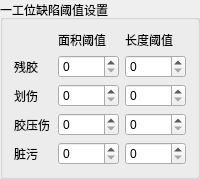
    <widget class="QGroupBox" name="groupBox_2">
     <property name="title">
      <string>一工位缺陷阈值设置</string>
     </property>
     <layout class="QGridLayout" name="gridLayout_13">
      <item row="0" column="1">
       <widget class="QLabel" name="label_15">
        <property name="text">
         <string>面积阈值</string>
        </property>
       </widget>
      </item>
      <item row="0" column="2">
       <widget class="QLabel" name="label_16">
        <property name="text">
         <string>长度阈值</string>
        </property>
       </widget>
      </item>
      <item row="1" column="0">
       <widget class="QLabel" name="label_18">
        <property name="text">
         <string>残胶</string>
        </property>
       </widget>
      </item>
      <item row="1" column="1">
       <widget class="QSpinBox" name="spinBox_Area_canjiao">
        <property name="suffix">
         <string/>
        </property>
        <property name="prefix">
         <string/>
        </property>
        <property name="minimum">
         <number>0</number>
        </property>
        <property name="maximum">
         <number>10000</number>
        </property>
        <property name="value">
         <number>0</number>
        </property>
       </widget>
      </item>
      <item row="1" column="2">
       <widget class="QSpinBox" name="spinBox_Wh_canjiao">
        <property name="suffix">
         <string/>
        </property>
        <property name="prefix">
         <string/>
        </property>
        <property name="minimum">
         <number>0</number>
        </property>
        <property name="maximum">
         <number>10000</number>
        </property>
        <property name="value">
         <number>0</number>
        </property>
       </widget>
      </item>
      <item row="2" column="0">
       <widget class="QLabel" name="label_14">
        <property name="text">
         <string>划伤</string>
        </property>
       </widget>
      </item>
      <item row="2" column="1">
       <widget class="QSpinBox" name="spinBox_Area_huashang">
        <property name="suffix">
         <string/>
        </property>
        <property name="prefix">
         <string/>
        </property>
        <property name="minimum">
         <number>0</number>
        </property>
        <property name="maximum">
         <number>10000</number>
        </property>
        <property name="value">
         <number>0</number>
        </property>
       </widget>
      </item>
      <item row="2" column="2">
       <widget class="QSpinBox" name="spinBox_Wh_huashang">
        <property name="suffix">
         <string/>
        </property>
        <property name="prefix">
         <string/>
        </property>
        <property name="minimum">
         <number>0</number>
        </property>
        <property name="maximum">
         <number>10000</number>
        </property>
        <property name="value">
         <number>0</number>
        </property>
       </widget>
      </item>
      <item row="3" column="0">
       <widget class="QLabel" name="label_17">
        <property name="text">
         <string>胶压伤</string>
        </property>
       </widget>
      </item>
      <item row="3" column="1">
       <widget class="QSpinBox" name="spinBox_Area_yajiaoshang">
        <property name="suffix">
         <string/>
        </property>
        <property name="prefix">
         <string/>
        </property>
        <property name="minimum">
         <number>0</number>
        </property>
        <property name="maximum">
         <number>10000</number>
        </property>
        <property name="value">
         <number>0</number>
        </property>
       </widget>
      </item>
      <item row="3" column="2">
       <widget class="QSpinBox" name="spinBox_Wh_yajiaoshang">
        <property name="suffix">
         <string/>
        </property>
        <property name="prefix">
         <string/>
        </property>
        <property name="minimum">
         <number>0</number>
        </property>
        <property name="maximum">
         <number>10000</number>
        </property>
        <property name="value">
         <number>0</number>
        </property>
       </widget>
      </item>
      <item row="4" column="0">
       <widget class="QLabel" name="label_13">
        <property name="text">
         <string>脏污</string>
        </property>
       </widget>
      </item>
      <item row="4" column="1">
       <widget class="QSpinBox" name="spinBox_Area_zangwu">
        <property name="suffix">
         <string/>
        </property>
        <property name="prefix">
         <string/>
        </property>
        <property name="minimum">
         <number>0</number>
        </property>
        <property name="maximum">
         <number>10000</number>
        </property>
        <property name="value">
         <number>0</number>
        </property>
       </widget>
      </item>
      <item row="4" column="2">
       <widget class="QSpinBox" name="spinBox_Wh_zangwu">
        <property name="suffix">
         <string/>
        </property>
        <property name="prefix">
         <string/>
        </property>
        <property name="minimum">
         <number>0</number>
        </property>
        <property name="maximum">
         <number>10000</number>
        </property>
        <property name="value">
         <number>0</number>
        </property>
       </widget>
      </item>
     </layout>
    </widget>
